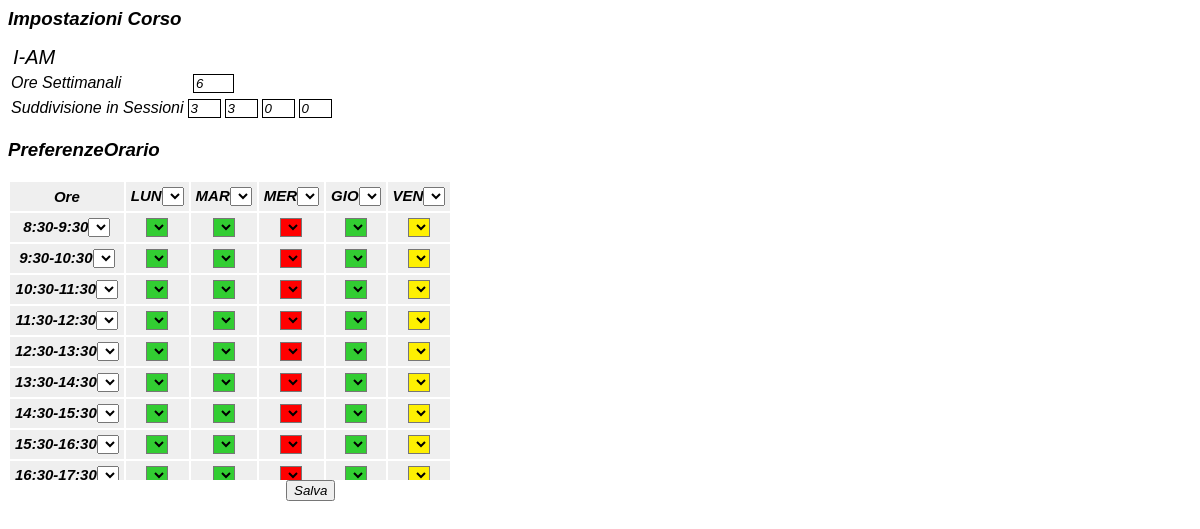
The page /professore/professoreorario.php?name=I-AM on the database its author committed.
### tables this page shows
CREATE TABLE IF NOT EXISTS `Corsi` (
  `NomeCorso` varchar(30) NOT NULL,
  `IdCorso` varchar(5) NOT NULL,
  `Professore` varchar(15) NOT NULL,
  `AnnoCorso` varchar(5) NOT NULL,
  `OreSett` int(2) NOT NULL,
  `Blocchi` varchar(10) NOT NULL,
  `Crediti` int(2) NOT NULL,
  `Status` int(1) NOT NULL DEFAULT '0'
);

### professore/professoreorario.php (the view, shortened to what this page needs)
<link href="../stile.css" rel="stylesheet" type="text/css">
<?php
$data = $_GET['name'];
$query13 = "SELECT * FROM Corsi WHERE IdCorso = "."'".$data."'";
$ris13 = mysql_query($query13);
$riga13 = mysql_fetch_assoc($ris13);
$professore = $riga13['Professore'];
$crediti = $riga13['Crediti'];
$annocorso = $riga13['AnnoCorso'];
$query = "SHOW TABLES LIKE "."'".$professore."'";
$ris = mysql_query($query) or die (mysql_error());
$riga = mysql_fetch_row($ris);
$query11 = "SELECT slots_per_day FROM ImpOrario";
$ris11 = mysql_query($query11) or die (mysql_error());
$riga11 = mysql_fetch_row($ris11);
if($riga['0'] != NULL){
	$result = creatabella($data,$crediti,$annocorso);
	$giorni = array("LUN","MAR","MER","GIO","VEN");
		$query3 = "SELECT LUN,MAR,MER,GIO,VEN FROM "."`".$professore."`";
		$ris3 = mysql_query($query3) or die (mysql_error());
		for ($z = 0; $z < $riga11['0']; $z++) {
			$riga3 = mysql_fetch_row($ris3);
			for ($i = 0; $i < 5; $i++) {
				$index = $giorni[$i].$z;
				if($riga3[$i] == 1){
					$result = $result."<script language=\"JavaScript\">\n";
					$result = $result."var x = document.getElementsByName("."'".$index."'".");x[0].style.backgroundColor='LimeGreen';x[0].selectedIndex ='1' ";
					$result = $result."</script>";
				}
				if($riga3[$i] == 0.5){
					$result = $result."<script language=\"JavaScript\">\n";
					$result = $result."var x = document.getElementsByName("."'".$index."'".");x[0].style.backgroundColor='#FEF002';x[0].selectedIndex ='3'";
					$result = $result."</script>";
				}
				if($riga3[$i] == 0){
					$result = $result."<script language=\"JavaScript\">\n";
					$result = $result."var x = document.getElementsByName("."'".$index."'".");x[0].style.backgroundColor='red';x[0].selectedIndex ='0'";
					$result = $result."</script>";
				}
			}
		}
		echo $result;
	}
else{
	echo creatabella($data,$crediti,$annocorso);
}
function creatabella($idcorso,$crediti,$annocorso){
	$query = "SELECT * FROM ImpOrario";
	$ris = mysql_query($query) or die (mysql_error());
	$riga = mysql_fetch_assoc($ris);
	$maxb = $riga['maxb'];
	$slotsday = $riga['slots_per_day'];
	$query3 = "SELECT OreSett FROM Corsi WHERE IdCorso="."'".$idcorso."'";
	$ris3 = mysql_query($query3) or die (mysql_error());
	$riga3 = mysql_fetch_assoc($ris3);
	$query4 = "SELECT Blocchi FROM Corsi WHERE IdCorso="."'".$idcorso."'";
	$ris4 = mysql_query($query4) or die (mysql_error());
	$riga4 = mysql_fetch_assoc($ris4);
	$blocchi = str_replace("-", "",$riga4['Blocchi']);
	if ($riga3['OreSett'] == 0){
		$oresett = "";
	}
	else
		$oresett = $riga3['OreSett'];
	$tabella = "<h3>Impostazioni Corso</h3>";
	$tabella = $tabella."<form><table><tr><td><input type = 'text' style='border : 0px none; font-size:20px; margin-top:-7px; ' readonly= 'readonly' id ='idcorso' name='idcorso' value=".$idcorso."></td></tr><tr><td>Ore Settimanali</td><td><input type = 'text' name='oresett' id='oresett' size='2' style='margin-left:-94px' maxlength = '2' value=".$oresett."></td><td><div id='oresetts' class='error' hidden style='margin-left : 14px;'>Devi inserire le ore settimanali</div></td></tr></table>";
	$tabella = $tabella."<table><tr><td>Suddivisione in Sessioni</td>";
	for($i=0;$i<$maxb;$i++){
		$z = $i+1;
		$tabella = $tabella."<td><input type = 'text' name=block".$z." id=block".$z." value=".$blocchi[$i]." maxlength ='1' size='1'></td>";
	}
	$tabella = $tabella."<td><div id='block' class='error' hidden>errore</div></td></tr></table><h3>PreferenzeOrario</h3><div id='orariotab'><table id='taborarioprof'><tr><td class='Ptable'>Ore</td>";
	$giorni = array("LUN","MAR","MER","GIO","VEN");
	for($i=0;$i<count($giorni);$i++){
	$tabella = $tabella."<td class = 'Ptable' name=".$giorni[$i]." onmouseover= 'colonnaover(\"".$giorni[$i]."\")' onmouseout = 'colonnaout(\"".$giorni[$i]."\")'>".$giorni[$i]."<select id=".$giorni[$i]." onchange='colselectall(\"".$giorni[$i]."\")'><option data-icon='/img/red.png' value='0' onclick='colselectall(\"".$giorni[$i]."\")'></option><option option data-icon='/img/green.png' onclick='colselectall(\"".$giorni[$i]."\")' value='1'></option><option option data-icon='/img/cyan.png' onclick='colselectall(\"".$giorni[$i]."\")' value='0.75'></option><option option data-icon='/img/yellow.png' onclick='colselectall(\"".$giorni[$i]."\")' value=0.5></option><option option data-icon='/img/orange.png' onclick='colselectall(\"".$giorni[$i]."\")' value='0.25'></option></select></td>";
	}
	$ore = array("8:30-9:30","9:30-10:30","10:30-11:30","11:30-12:30","12:30-13:30","13:30-14:30","14:30-15:30","15:30-16:30","16:30-17:30","17:30-18:30","18:30-19:30","19:30-20:30");
	for($i=0;$i<$slotsday;$i++){
		$tabella = $tabella."</tr><tr><td id=".$i." class = 'Ptable' onmouseover='rigaover(\"".$i."\")' onmouseout='rigaout(\"".$i."\")'>".$ore[$i]."<select id=idsel".$i." onchange='selectallrow(\"".$i."\")'><option value='0' data-icon='/img/red.png' ></option><option value='1' data-icon='/img/green.png' ></option><option value='0.75' data-icon='/img/cyan.png' ></option><option value=0.5 data-icon='/img/yellow.png'></option><option value='0.25' data-icon='/img/orange.png'></option></select></td>";
		for($j=0;$j<5;$j++){
			$tabella = $tabella."<td class='Ptable' id=".$i." name=".$giorni[$j]."><select class =".$i." name=".$giorni[$j].$i." id=".$giorni[$j].$i."><option value='0' data-icon='/img/red.png' onclick='scolorselect(\"".$giorni[$j].$i."\")'></option><option value='1' data-icon='/img/green.png' onclick='scolorselect(\"".$giorni[$j].$i."\")'></option><option value='0.75'data-icon='/img/cyan.png' onclick='scolorselect(\"".$giorni[$j].$i."\")'></option><option value=0.5 data-icon='/img/yellow.png' onclick='scolorselect(\"".$giorni[$j].$i."\")'></option><option value='0.25' data-icon='/img/orange.png' onclick='scolorselect(\"".$giorni[$j].$i."\")'></option></select></td>";
		}
		$tabella = $tabella."</tr>";
	}
	$tabella = $tabella."</table></div><input type='button' id='botprof' value='Salva' onclick='invia()'></form>";
	return $tabella;
}
?>

### stile.css (style rules this page uses)
input { font-family: sans-serif; font-style: italic; }
table { font-family: sans-serif; font-style: italic; }
h3 { font-family: sans-serif; font-style: italic; }
.Ptable { background-color: #efefef; text-align:center; font-size:15px; padding:5px; font-weight: bold; }
input[type="text"] { border: 1px solid #000000; }
#orariotab { position:fixed; width:561px; height: 300px; overflow:auto; }
#botprof { position:fixed; margin-top:300px; margin-left: 278px; }

### rows shown on the page
corsi: oresett "6", Blocchi "3", Blocchi "0"

### other values the page prints
$giorni[$i] "LUN MAR MER GIO VEN"
$ore[$i] "8:30-9:30 9:30-10:30 10:30-11:30 11:30-12:30 12:30-13:30 13:30-14:30 14:30-15:30 15:30-16:30 16:30-17:30"
